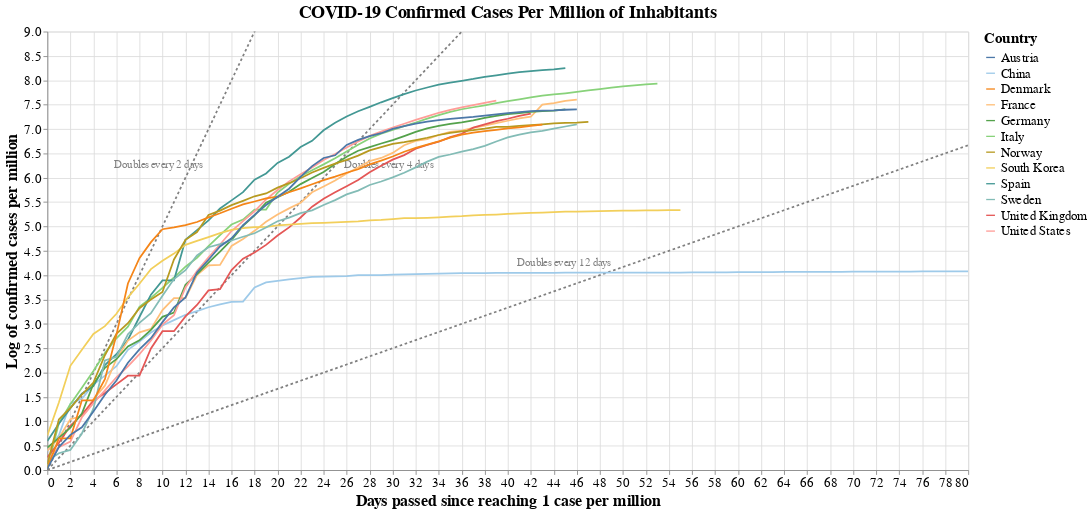

Source (notebook cell):
### Markdown cell above
## Covid-19 confirmed cases per million inhabitants

source: https://covid19dashboards.com/covid-compare-permillion/

### Code cell
#hide_input
# Stack data to get it to Altair dataframe format
data_countries_pc2 = data_countries_pc.copy()
for i in range(0,len(int_countries)):
    data_countries_pc2[i] = data_countries_pc2[i].reset_index()
    data_countries_pc2[i]['n_days'] = data_countries_pc2[i].index
    data_countries_pc2[i]['log_cases'] = np.log(data_countries_pc2[i]["total_cases"])
data_plot = data_countries_pc2[0]
for i in range(1, len(int_countries)):    
    data_plot = pd.concat([data_plot, data_countries_pc2[i]], axis=0)
data_plot["trend_2days"] = data_plot["n_days"]*1/2
data_plot["trend_4days"] = data_plot["n_days"]*1/4
data_plot["trend_12days"] = data_plot["n_days"]*1/12
data_plot["trend_2days_label"] = "Doubles every 2 days"
data_plot["trend_4days_label"] = "Doubles evey 4 days"
data_plot["trend_12days_label"] = "Doubles every 12 days"


# Plot it using Altair
source = data_plot

scales = alt.selection_interval(bind='scales')
#selection = alt.selection_multi(fields=['location'], bind='legend')

base = alt.Chart(source, title = "COVID-19 Confirmed Cases Per Million of Inhabitants").encode(
    x = alt.X('n_days:Q', title = "Days passed since reaching 1 case per million"),
    y = alt.Y("log_cases:Q",title = "Log of confirmed cases per million"),
    color = alt.Color('location:N', legend=alt.Legend(title="Country", labelFontSize=15, titleFontSize=17),
                     scale=alt.Scale(scheme='tableau20')),
    #opacity = alt.condition(selection, alt.value(1), alt.value(0.1))
).properties(
    width=chart_width,
    height=chart_height
)

lines = base.mark_line().add_selection(
    scales
)
# .add_selection(
#     selection
# )

trend_2d = alt.Chart(source).encode(
    x = "n_days:Q",
    y = alt.Y("trend_2days:Q",  scale=alt.Scale(domain=(0, max(data_plot["log_cases"])))),
).mark_line( strokeDash=[3,3], color="grey")

labels = pd.DataFrame([{'label': 'Doubles every 2 days', 'x_coord': 10, 'y_coord': 6},
                       {'label': 'Doubles every 4 days', 'x_coord': 30, 'y_coord': 6},
                       {'label': 'Doubles every 12 days', 'x_coord': 45, 'y_coord': 4},
                      ])
trend_label = (alt.Chart(labels)
                    .mark_text(align='left', dx=-55, dy=-15, fontSize=12, color="grey")
                    .encode(x='x_coord:Q',
                            y='y_coord:Q',
                            text='label:N')
                   )


trend_4d = alt.Chart(source).mark_line(color="grey", strokeDash=[3,3]).encode(
    x = "n_days:Q",
    y = alt.Y("trend_4days:Q",  scale=alt.Scale(domain=(0, max(data_plot["log_cases"])))),
)

trend_12d = alt.Chart(source).mark_line(color="grey", strokeDash=[3,3]).encode(
    x = "n_days:Q",
    y = alt.Y("trend_12days:Q",  scale=alt.Scale(domain=(0, max(data_plot["log_cases"])))),
)

(
(trend_2d  + trend_4d + trend_12d + trend_label + lines)
.configure_title(fontSize=20)
.configure_axis(labelFontSize=15,titleFontSize=18)
)

### Figure 1 — Vega-Lite specification as saved in the notebook (floating-point values rounded to 4 significant figures; data arrays with more than 128 entries replaced by an {"elided": "..."} marker saying what was removed)
{"$schema": "https://vega.github.io/schema/vega-lite/v3.4.0.json", "config": {"axis": {"labelFontSize": 15, "titleFontSize": 18}, "mark": {"tooltip": null}, "title": {"fontSize": 20}, "view": {"height": 300, "width": 400}}, "data": {"name": "data-c2122db11f86db44ecb88b609ef937e8"}, "datasets": {"data-7996c6aaea5fea488ffe91a5e9410eaa": [{"label": "Doubles every 2 days", "x_coord": 10, "y_coord": 6}, {"label": "Doubles every 4 days", "x_coord": 30, "y_coord": 6}, {"label": "Doubles every 12 days", "x_coord": 45, "y_coord": 4}], "data-c2122db11f86db44ecb88b609ef937e8": {"elided": "599 records"}}, "layer": [{"encoding": {"x": {"field": "n_days", "type": "quantitative"}, "y": {"field": "trend_2days", "scale": {"domain": [0, 8.251]}, "type": "quantitative"}}, "mark": {"color": "grey", "strokeDash": [3, 3], "type": "line"}}, {"encoding": {"x": {"field": "n_days", "type": "quantitative"}, "y": {"field": "trend_4days", "scale": {"domain": [0, 8.251]}, "type": "quantitative"}}, "mark": {"color": "grey", "strokeDash": [3, 3], "type": "line"}}, {"encoding": {"x": {"field": "n_days", "type": "quantitative"}, "y": {"field": "trend_12days", "scale": {"domain": [0, 8.251]}, "type": "quantitative"}}, "mark": {"color": "grey", "strokeDash": [3, 3], "type": "line"}}, {"data": {"name": "data-7996c6aaea5fea488ffe91a5e9410eaa"}, "encoding": {"text": {"field": "label", "type": "nominal"}, "x": {"field": "x_coord", "type": "quantitative"}, "y": {"field": "y_coord", "type": "quantitative"}}, "mark": {"align": "left", "color": "grey", "dx": -55, "dy": -15, "fontSize": 12, "type": "text"}}, {"data": {"name": "data-c2122db11f86db44ecb88b609ef937e8"}, "encoding": {"color": {"field": "location", "legend": {"labelFontSize": 15, "title": "Country", "titleFontSize": 17}, "scale": {"scheme": "tableau20"}, "type": "nominal"}, "x": {"field": "n_days", "title": "Days passed since reaching 1 case per million", "type": "quantitative"}, "y": {"field": "log_cases", "title": "Log of confirmed cases per million", "type": "quantitative"}}, "height": 500, "mark": "line", "selection": {"selector010": {"bind": "scales", "type": "interval"}}, "title": "COVID-19 Confirmed Cases Per Million of Inhabitants", "width": 1050}]}
